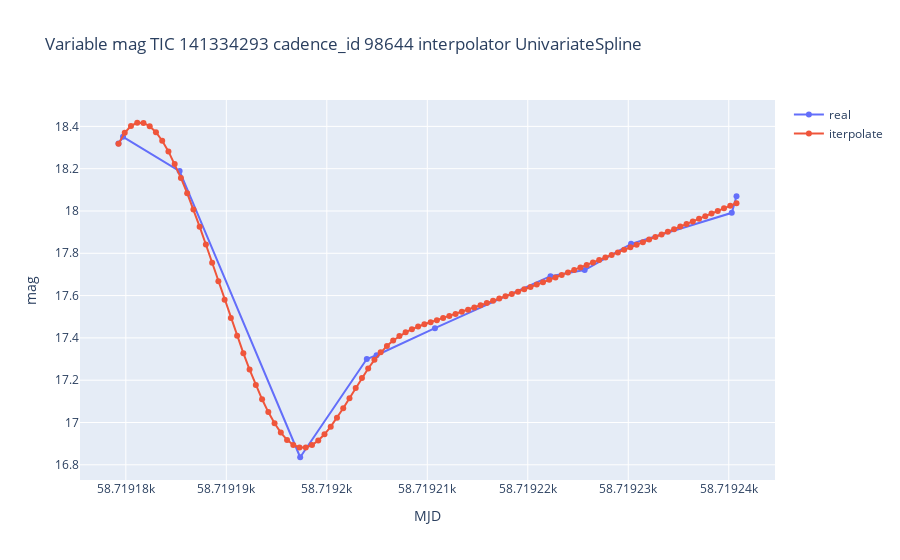
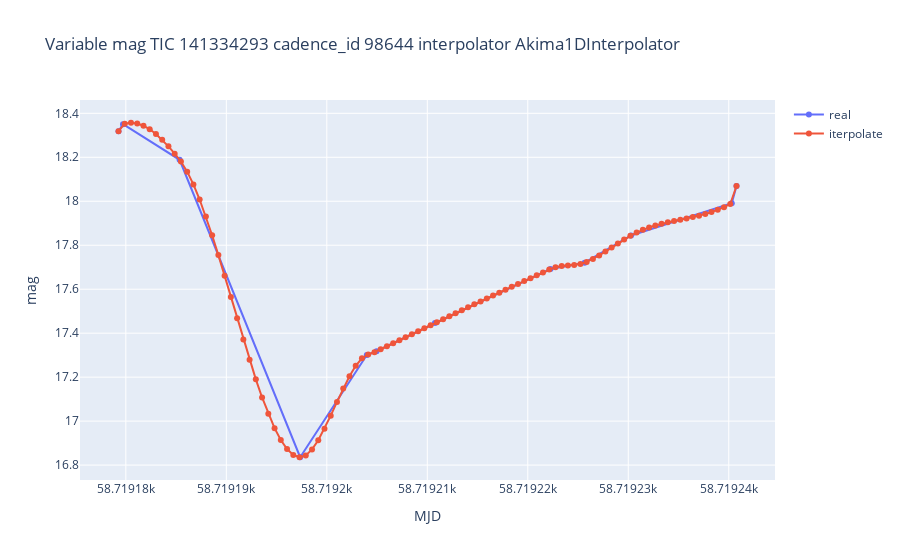
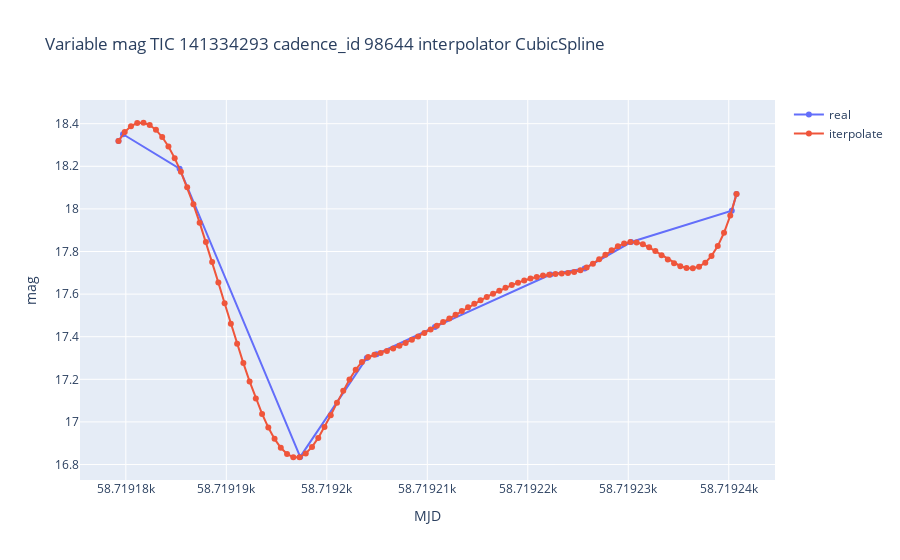
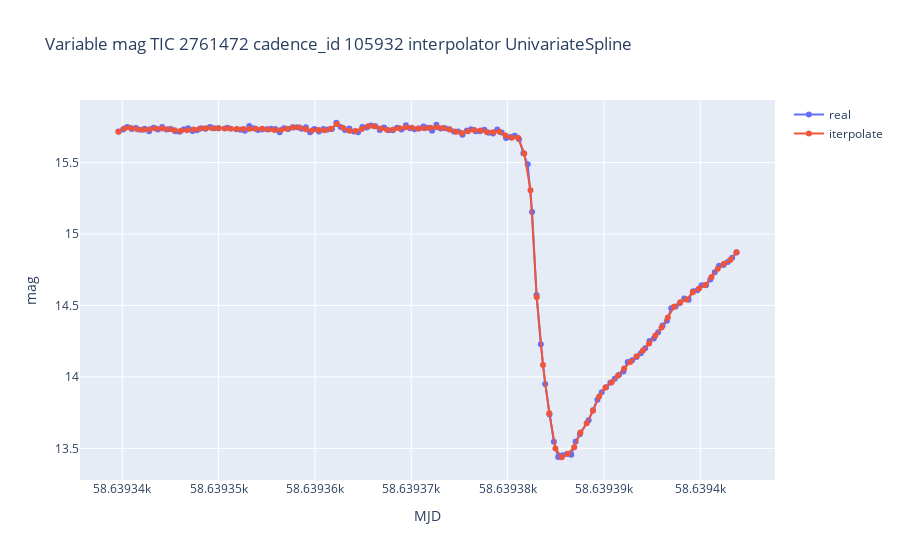

The notebook cell these images were saved under, in order:
### Code cell
plot_n_random_samples_interpolate_vs_data(
    path_to_file='generated_1m_cleaned.parquet',
    n_grid=100,
    interpolator_names=['UnivariateSpline','Akima1DInterpolator','CubicSpline'],
    positive_selection=True,
    n_samples=5
)
